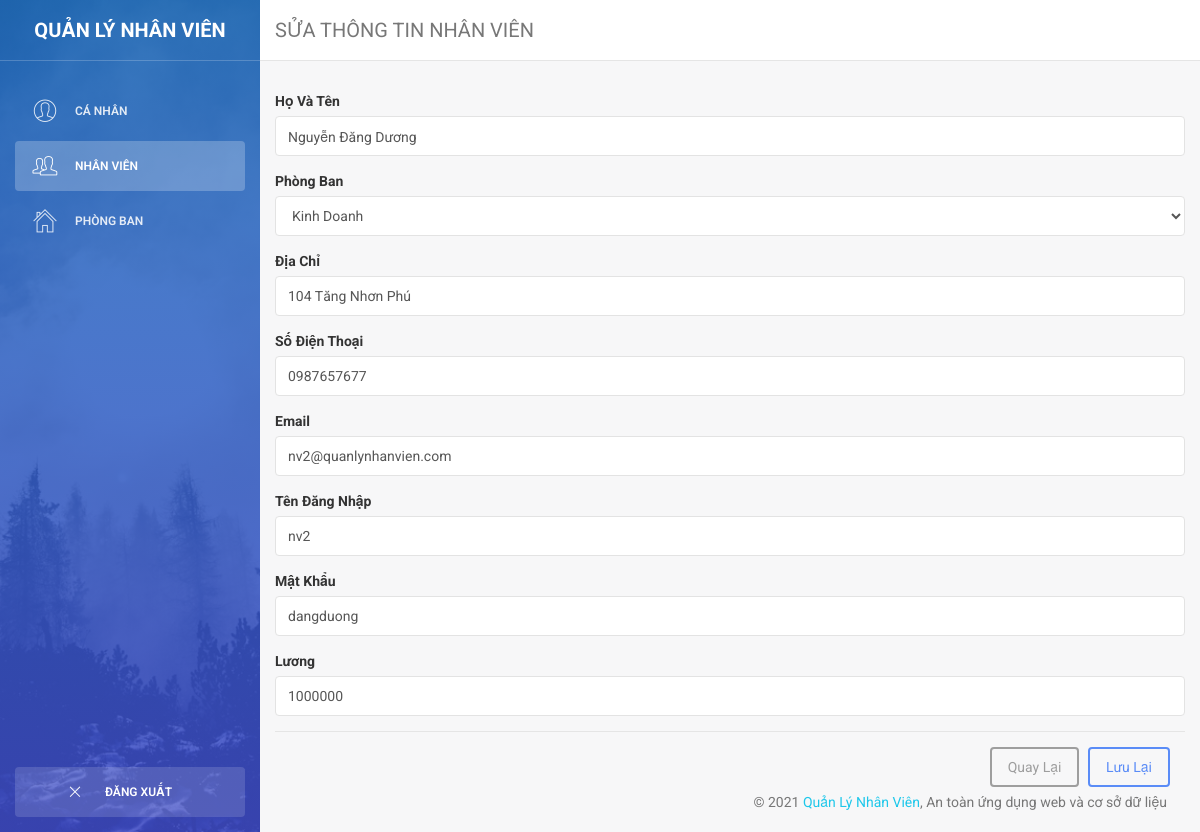
Page /sua_nhanvien.php?id=2 (signed in) on the committed database.
### tables this page shows
CREATE TABLE `nhanvien` (
  `ID` int(5) UNSIGNED NOT NULL,
  `HOTEN` varchar(255) NOT NULL,
  `MAPB` varchar(10) DEFAULT NULL,
  `PHAI` varchar(10) NOT NULL,
  `DIACHI` varchar(255) DEFAULT NULL,
  `SDT` varchar(20) DEFAULT NULL,
  `EMAIL` varchar(255) DEFAULT NULL,
  `USERNAME` varchar(32) DEFAULT NULL,
  `PASSWORD` varchar(100) DEFAULT NULL,
  `LUONG` varchar(100) DEFAULT NULL,
  `isAdmin` int(11) DEFAULT NULL
);

CREATE TABLE `phongban` (
  `MAPB` varchar(5) NOT NULL,
  `TENPB` varchar(50) DEFAULT NULL
);

### sua_nhanvien.php (the view, shortened to what this page needs)
<?php
    $ciphering = "AES-256-CTR";
    $option = 0;
    $encryption_iv = '1122334455667788';
    $encryption_key = "aaaaaaaa";
    require 'connectdatabase.php';
    if(isset($_GET["id"])) {
        $id = $_GET["id"];
        $sql_sel = "SELECT id ,hoten, mapb, diachi,sdt ,email ,username,password,luong FROM nhanvien WHERE `id` = $id";
        $result = $conn->query($sql_sel);
        $rows = mysqli_fetch_array($result);
    }
?>
<!doctype html>
<html lang="en">
<head>
    <link href="assets/css/bootstrap.min.css" rel="stylesheet" />
    <link href="assets/css/animate.min.css" rel="stylesheet"/>
    <link href="assets/css/light-bootstrap-dashboard.css" rel="stylesheet"/>
    <link href="assets/css/demo.css" rel="stylesheet" />
    <link href="http://maxcdn.bootstrapcdn.com/font-awesome/4.2.0/css/font-awesome.min.css" rel="stylesheet">
    <link href="assets/css/pe-icon-7-stroke.css" rel="stylesheet" />
</head>
<body>
<div class="wrapper">
    <div class="sidebar" data-color="blue" data-image="assets/img/sidebar-5.jpg">
    	<div class="sidebar-wrapper">
            <div class="logo">
                <a href="#" class="simple-text">
                    QUẢN LÝ NHÂN VIÊN
                </a>
            </div>
            <ul class="nav">
                <li>
                    <a href="profile.php">
                        <i class="pe-7s-user"></i>
                        <p>Cá Nhân</p>
                    </a>
                </li>
                <li class="active">
                    <a href="nhanvien.php">
                        <i class="pe-7s-users"></i>
                        <p>nhân viên</p>
                    </a>
                </li>
                <li>
                    <a href="phongban.php">
                        <i class="pe-7s-home"></i>
                        <p>Phòng Ban</p>
                    </a>
                </li>
				<li class="active-pro">
                    <a href="controller_logout.php">
                        <i class="pe-7s-close" style="margin-left: 30px;"></i>
                        <p>Đăng Xuất</p>
                    </a>
                </li>
            </ul>
    	</div>
    </div>
    <div class="main-panel">
        <nav class="navbar navbar-default navbar-fixed">
            <div class="container-fluid">
                <div class="navbar-header">
                    <p class="navbar-brand" href="#">SỬA THÔNG TIN NHÂN VIÊN</p>
                </div>
            </div>
        </nav>
        <div class="content">
            <div class="container-fluid">
                <div class="row">
            <form method="post" action="controller_edit.php">
              <div class="form-group">
                <label >Họ Và Tên</label>
                <input name="hoten" type="text" class="form-control" placeholder="Nhập họ và tên" value="<?php
                if(isset($_SESSION['username']) && $_SESSION['username']) {
                 echo $rows["hoten"]; }
                 else {
                    echo "";
                 }
                ?>">
              </div>
              <div class="form-group">
                    <label for="phongban">Phòng Ban <?php
                        ?>   </label>
                    <select class="form-control" name="phongban">
                      <?php
                                        $sql = "SELECT mapb, tenpb from phongban";
                                        $result = $conn->query($sql);
                                        if ($result->num_rows > 0) {
                                        while($row = $result->fetch_assoc()) {
                                            ?>
                    <option <?= $rows["mapb"] == $row["mapb"] ? "selected" : "" ?>  value='<?= $row["mapb"] ?>'> <?= $row["tenpb"] ?></option>";
                    <?php
                                        }
                                    }
                     ?>
                    </select>
                  </div>
            <div class="form-group">
                <label >Địa Chỉ</label>
                <input name="diachi" type="text" class="form-control" placeholder="Số nhà, đường, xã,..." value="<?php
                if(isset($_SESSION['username']) && $_SESSION['username']) {
                echo $rows["diachi"]; }
                ?>">
            </div>
            <div class="form-group">
                <label>Số Điện Thoại</label>
                <input name="sdt" type="text" class="form-control" aria-describedby="emailHelp" placeholder="SĐT" value="<?php
                if(isset($_SESSION['username']) && $_SESSION['username']) {
                echo $rows["sdt"];} ?>">
            </div>
            <div class="form-group">
                <label>Email</label>
                <input name="email" type="email" class="form-control" aria-describedby="emailHelp" placeholder="Nhập vào email" value="<?php
                if(isset($_SESSION['username']) && $_SESSION['username']) {
                    echo $rows["email"];} ?>">
            </div>
            <div class="form-group">
                <label>Tên Đăng Nhập</label>
                <input name="username" type="text" class="form-control" aria-describedby="emailHelp" placeholder="Username" value="<?php
                if(isset($_SESSION['username']) && $_SESSION['username']) {
                echo $rows["username"];} ?>">
            </div>
            <div class="form-group">
                <label>Mật Khẩu</label>
                <input name="password" type="text" class="form-control" placeholder="Password" value="<?php
                $password_decryption = openssl_decrypt($rows["password"], $ciphering, $encryption_key,$option,$encryption_iv);
                echo $password_decryption;
                ?>">
            </div>
            <div class="form-group">
                <label>Lương</label>
                <input name="luong" type="text" class="form-control" placeholder="Nhập vào lương" value="<?php
                $luong_decryption = openssl_decrypt($rows["luong"], $ciphering, $encryption_key,$option,$encryption_iv);
                echo $luong_decryption; ?>">
            </div>
            <div class="modal-footer">
                <button type="submit" class="btn btn-secondary" name="return">Quay Lại</button>
                <button <?php if($rows["username"] == 'admin') {
                echo "disabled"; }
            ?> type="submit" class="btn btn-primary" name="Confirm">Lưu Lại</button>
            </div>
         </form>
            </div>
        </div>
        <footer class="footer">
            <div class="container-fluid" style="position: absolute; bottom: 0;right: 0;">
                <p class="copyright pull-right">
                    &copy; 2021 <a href="#">Quản Lý Nhân Viên</a>, An toàn ứng dụng web và cơ sở dữ liệu
                </p>
            </div>
        </footer>
    </div>
</div>
</body>
</html>

### assets/css/demo.css (style rules this page uses)
.sidebar .nav > li.active-pro { position: absolute; width: 100%; bottom: 10px; }
.sidebar .nav > li.active-pro a { background: rgba(255, 255, 255, 0.14); opacity: 1; color: #FFFFFF; }

### rows in the picture
nhanvien: hoten "Nguyễn Đăng Dương", phongban "Kinh Doanh", diachi "104 Tăng Nhơn Phú", sdt "0987657677", email "nv2@quanlynhanvien.com", username "nv2", password "dangduong", luong "1000000"
